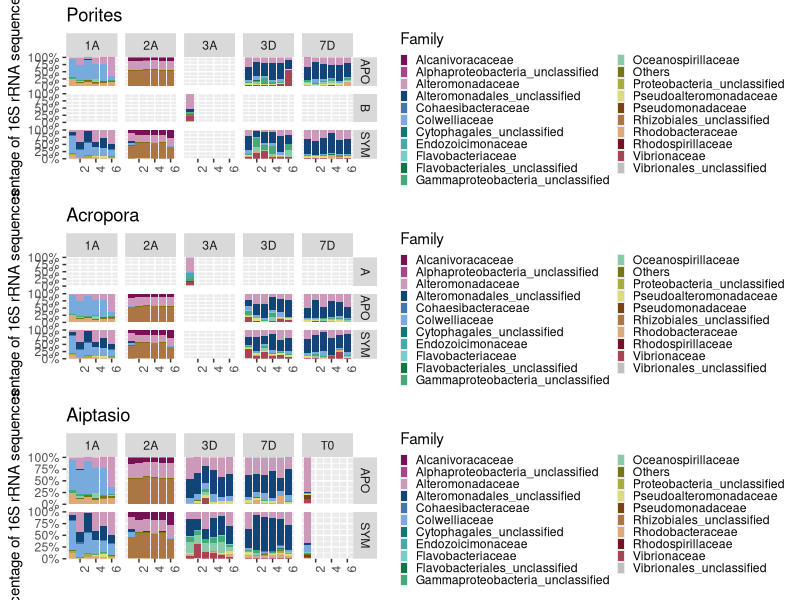
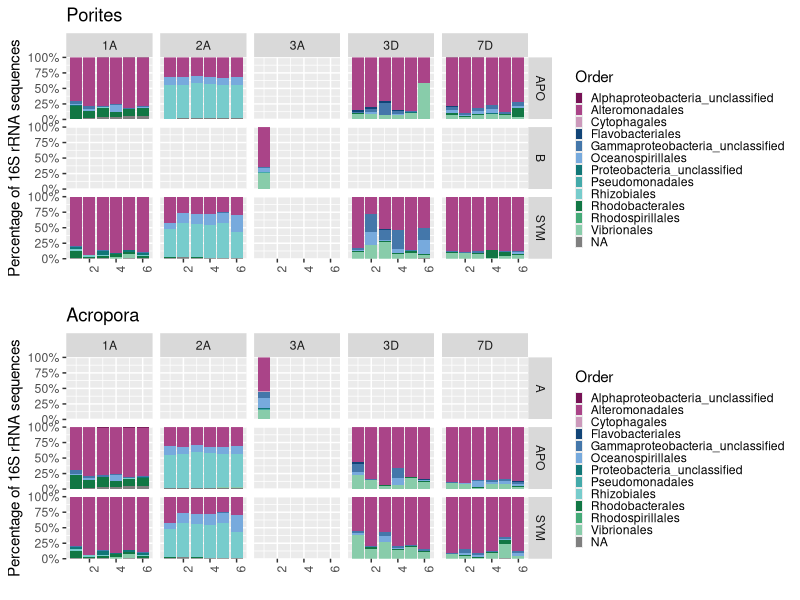

Write the R code that produced these figures, in order. (Note: this script raises an error after producing the figures.)
library(reshape2)
library(ggplot2)
library(scales)
library(gridExtra)

#############################################################
#####Taxonomic profiles of the 20 most abundant families#####
#############################################################

otu = read.table("OTU_noContaminants.normalized.txt", header = TRUE,  row.names=1)
tax = read.table("Tax_noContaminants.txt", header = TRUE,  row.names=1)

otu$Family=tax$Family[match(rownames(otu),rownames(tax))]
names(otu)
otu.ag=aggregate(otu[, 1:105], by = list(otu[, 106]), FUN =  sum) #define sample range and group factor
topFamilies=otu.ag[order(rowSums(otu.ag[, 2:ncol(otu.ag)]),decreasing = TRUE),][1:20,1]
fam.top=subset(otu.ag, otu.ag$Group.1 %in% topFamilies) 
fam.bot=subset(otu.ag, !otu.ag$Group.1 %in% topFamilies) 
fam.bot$Group.1=gsub(".*","Others", fam.bot$Group.1)
others=aggregate(fam.bot[, 2:ncol(fam.bot)], by = list(fam.bot[, 1]), FUN =  sum)
all.2 =rbind(fam.top, others)
all.l=melt(all.2, id.vars=c("Group.1"), variable.name = "Family", value.name = "Abundance")
colnames(all.l)=c("Family","Sample","Abundance")

## Add sample information
meta = read.table("transplants_metadata.txt", header = TRUE)
all.l$Symbiosis=meta$Symbiosis[match(all.l$Sample, meta$Sample)]
all.l$Condition=meta$Condition[match(all.l$Sample, meta$Sample)]
all.l$Replicate=meta$Replicate[match(all.l$Sample, meta$Sample)]
all.l$Time=meta$Time[match(all.l$Sample, meta$Sample)]
#all.l.apo.por=subset(all.l, Symbiosis == "APO" & Condition == "CB" | Condition == "AB" | Condition == "C")
#all.l.sym.por=subset(all.l, Symbiosis == "SYM" & Condition == "CB" | Condition == "AB" | Condition == "C")
all.l.por=subset(all.l, Condition == "CB" | Condition == "AB" | Condition == "C" | Condition == "InocB")
all.l.acr=subset(all.l, Condition == "CA" | Condition == "AB" | Condition == "C" | Condition == "InocA")
all.l.aip=subset(all.l, Condition == "Aip" | Condition == "AB" | Condition == "C" | Condition == "Inoc")


## Plot
P21=c("#771155", "#AA4488", "#CC99BB", "#114477", "#4477AA", "#77AADD", "#117777", "#44AAAA", "#77CCCC", "#117744", "#44AA77", "#88CCAA", "#777711", "#AAAA44", "#DDDD77", "#774411", "#AA7744", "#DDAA77", "#771122", "#AA4455", "#C0C0C0")

#png(filename = "Transplants_barplots_POR.png", res = 300, width = 2500, height = 1200, units = "px")
#svg(filename = "Transplants_barplots_POR.svg",  width = 10, height = 5, pointsize = 12) 

por=ggplot() +geom_bar(aes(y = Abundance, x = Replicate, fill = Family), data = all.l.por, stat="identity", position = "fill") +  scale_y_continuous(labels = percent_format(), expand = c(0, 0)) + theme(axis.text.x=element_text(angle=90,hjust=1)) + labs( y= "Percentage of 16S rRNA sequences", x="", title= "Porites") + scale_fill_manual(values=P21)  + theme( legend.key.size = unit(0.2, "cm"),legend.key.width = unit(0.2,"cm")) + facet_grid(Symbiosis~Time, space = "free")

#png(filename = "Transplants_barplots_ACR.png", res = 300, width = 2500, height = 1200, units = "px")
#svg(filename = "Transplants_barplots_ACR.svg",  width = 10, height = 5, pointsize = 12) 

acro=ggplot() +geom_bar(aes(y = Abundance, x = Replicate, fill = Family), data = all.l.acr, stat="identity", position = "fill") +  scale_y_continuous(labels = percent_format(), expand = c(0, 0)) + theme(axis.text.x=element_text(angle=90,hjust=1)) + labs( y= "Percentage of 16S rRNA sequences", x="", title= "Acropora") + scale_fill_manual(values=P21)  + theme( legend.key.size = unit(0.2, "cm"),legend.key.width = unit(0.2,"cm")) + facet_grid(Symbiosis~Time, space = "free")

aip=ggplot() +geom_bar(aes(y = Abundance, x = Replicate, fill = Family), data = all.l.aip, stat="identity", position = "fill") +  scale_y_continuous(labels = percent_format(), expand = c(0, 0)) + theme(axis.text.x=element_text(angle=90,hjust=1)) + labs( y= "Percentage of 16S rRNA sequences", x="", title= "Aiptasio") + scale_fill_manual(values=P21)  + theme( legend.key.size = unit(0.2, "cm"),legend.key.width = unit(0.2,"cm")) + facet_grid(Symbiosis~Time, space = "free")


pdf("transplants_family.pdf", onefile = TRUE, width=15,height=15)
grid.arrange(por, acro, aip)
dev.off()

#############################################################
#####Taxonomic profiles of the 20 most abundant orders#####
#############################################################

## Add sample information
all.l.por$Order=tax$Order[match(all.l.por$Family, tax$Family)]
all.l.acr$Order=tax$Order[match(all.l.acr$Family, tax$Family)]

por.or=ggplot() +geom_bar(aes(y = Abundance, x = Replicate, fill = Order), data = all.l.por, stat="identity", position = "fill") +  scale_y_continuous(labels = percent_format(), expand = c(0, 0)) + theme(axis.text.x=element_text(angle=90,hjust=1)) + labs( y= "Percentage of 16S rRNA sequences", x="", title= "Porites") + scale_fill_manual(values=P21)  + theme( legend.key.size = unit(0.2, "cm"),legend.key.width = unit(0.2,"cm")) + facet_grid(Symbiosis~Time, space = "free")
acro.or=ggplot() +geom_bar(aes(y = Abundance, x = Replicate, fill = Order), data = all.l.acr, stat="identity", position = "fill") +  scale_y_continuous(labels = percent_format(), expand = c(0, 0)) + theme(axis.text.x=element_text(angle=90,hjust=1)) + labs( y= "Percentage of 16S rRNA sequences", x="", title= "Acropora") + scale_fill_manual(values=P21)  + theme( legend.key.size = unit(0.2, "cm"),legend.key.width = unit(0.2,"cm")) + facet_grid(Symbiosis~Time, space = "free")

pdf("transplants_order.pdf", onefile = TRUE, width=15,height=15)
grid.arrange(por.or, acro.or)
dev.off()

#########################################################
#####Taxonomic profiles of the 20 most abundant OTUs#####
#########################################################
otu.n=apply(otu[,2:ncol(otu)], 2, as.numeric)
names=rownames(otu)
rownames(otu.n)=names
otu.n=transform(otu.n, OTU = rownames(otu))
topOTUs=otu.n[order(rowSums(otu.n[, 1:100]),decreasing = TRUE),][1:20,105] # exclude slurries and water
otu.top=subset(otu.n, rownames(otu.n) %in% topOTUs) 
otu.bot=subset(otu.n, !rownames(otu.n) %in% topOTUs) 
otu.bot$OTU=gsub(".*","Others", otu.bot$OTU)
others=aggregate(otu.bot[, 1:104], by = list(OTU=otu.bot[, 105]), FUN =  sum)
others.2=others[, c(2:105,1)]
all.2 =rbind(otu.top, others)
all.l=melt(all.2, id.vars=c("OTU"), variable.name = "OTU", value.name = "Abundance")
colnames(all.l)=c("OTU","Sample","Abundance")

## Add sample information
tax = read.table("Tax_noContaminants.txt", header = TRUE,  row.names=1)
meta = read.table("transplants_metadata.txt", header = TRUE)
all.l$Symbiosis=meta$Symbiosis[match(all.l$Sample, meta$Sample)]
all.l$Condition=meta$Condition[match(all.l$Sample, meta$Sample)]
all.l$Replicate=meta$Replicate[match(all.l$Sample, meta$Sample)]
all.l$Time=meta$Time[match(all.l$Sample, meta$Sample)]
all.l$family=tax$Family[match(all.l$OTU, rownames(tax))]
#all.l.apo.por=subset(all.l, Symbiosis == "APO" & Condition == "CB" | Condition == "AB" | Condition == "C")
#all.l.sym.por=subset(all.l, Symbiosis == "SYM" & Condition == "CB" | Condition == "AB" | Condition == "C")
all.l.por=subset(all.l, Condition == "CB" | Condition == "AB" | Condition == "C" | Condition == "InocB")
all.l.acr=subset(all.l, Condition == "CA" | Condition == "AB" | Condition == "C" | Condition == "InocA")
all.l.aip=subset(all.l, Condition == "Aip" | Condition == "AB" | Condition == "C" | Condition == "Inoc")

por.otu=ggplot() +geom_bar(aes(y = Abundance, x = Replicate, fill = OTU), data = all.l.por, stat="identity", position = "fill") +  scale_y_continuous(labels = percent_format(), expand = c(0, 0)) + theme(axis.text.x=element_text(angle=90,hjust=1)) + labs( y= "Percentage of 16S rRNA sequences", x="", title= "Porites") + scale_fill_manual(values=P21)  + theme( legend.key.size = unit(0.2, "cm"),legend.key.width = unit(0.2,"cm")) + facet_grid(Symbiosis~Time, space = "free")
acro.otu=ggplot() +geom_bar(aes(y = Abundance, x = Replicate, fill = OTU), data = all.l.acr, stat="identity", position = "fill") +  scale_y_continuous(labels = percent_format(), expand = c(0, 0)) + theme(axis.text.x=element_text(angle=90,hjust=1)) + labs( y= "Percentage of 16S rRNA sequences", x="", title= "Acropora") + scale_fill_manual(values=P21)  + theme( legend.key.size = unit(0.2, "cm"),legend.key.width = unit(0.2,"cm")) + facet_grid(Symbiosis~Time, space = "free")
aip.otu=ggplot() +geom_bar(aes(y = Abundance, x = Replicate, fill = OTU), data = all.l.aip, stat="identity", position = "fill") +  scale_y_continuous(labels = percent_format(), expand = c(0, 0)) + theme(axis.text.x=element_text(angle=90,hjust=1)) + labs( y= "Percentage of 16S rRNA sequences", x="", title= "Aiptasio") + scale_fill_manual(values=P21)  + theme( legend.key.size = unit(0.2, "cm"),legend.key.width = unit(0.2,"cm")) + facet_grid(Symbiosis~Time, space = "free")

pdf("transplants_otu.pdf", onefile = TRUE, width=15,height=15)
grid.arrange(por.otu, acro.otu, aip.otu)
dev.off()
